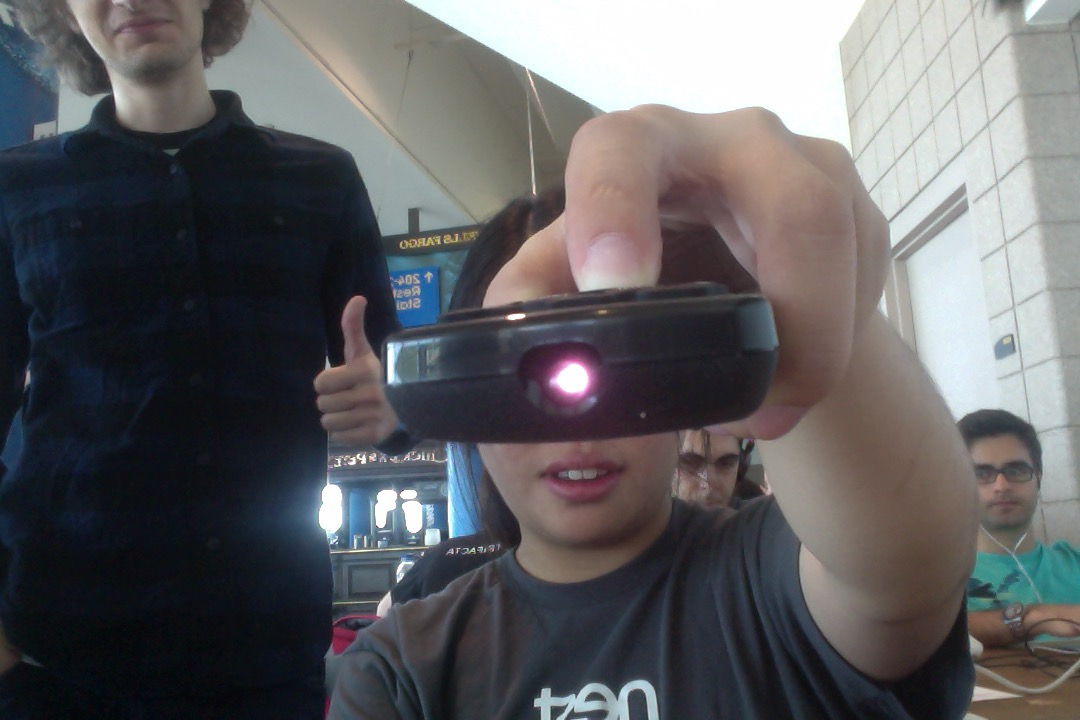
#> input picture pennapps/led.jpg, 1080 x 720 px, given in place of the camera
$ python application.py   (Python 2 division)
#> lines starting #> are read from the running program, lines starting #| are printed output that depends on the picture; after the words box and inside, x2 and y2 are one past the last pixel; in counts of white or black regions, pixels touching at a corner belong together
import cv2
import numpy as np
from gestures import gesture
import cv2.cv as cv
import Queue

from subprocess import check_output
import re

# from volume import Volume
def get_volume():
    regex = 'output volume:([0-9]*)'
    a = check_output(["osascript", "-e", "get volume settings"])
    vol = re.search(regex, a).group(1)
    print vol
    return int(vol)

def set_volume(volume):
    a = check_output(["osascript", "-e", "set volume output volume %i" % volume])

def gestureRecognize():
    cap = cv2.VideoCapture(0)

    gesture_cache = []
    lag = 0
    while(1):
        lag += 1
        if lag > 10 and len(gesture_cache) > 0:
            # flush the gesture
            g = gesture.lookup(gesture_cache)
            print g
            if g == "up":
                set_volume(get_volume() + 5)
            elif g == "down":
                set_volume(get_volume() - 5)

            gesture_cache = []
        # Take each frame
        _, frame = cap.read()
#> frame is the input picture: shape (720, 1080, 3); mean B, G, R 97.9, 95.6, 96
        # frame = cv2.imread('led.jpg')
        frame = cv2.flip(frame,1)
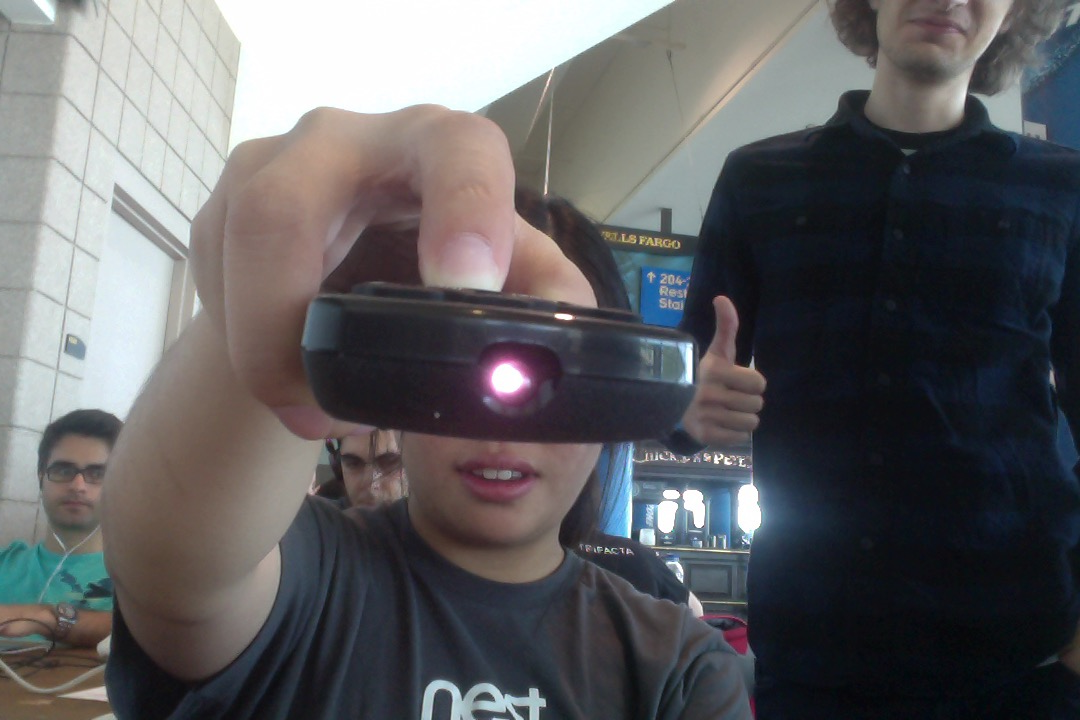
#> frame: shape (720, 1080, 3); mean B, G, R 97.9, 95.6, 96

        # Convert BGR to HSV
        hsv = cv2.cvtColor(frame, cv2.COLOR_BGR2HSV)
#> hsv: shape (720, 1080, 3); mean H, S, V 79.2, 59.8, 105


        pink = np.uint8([[[186, 109, 199]]])
        # define range of pink color in HSV
        hsv_pink = cv2.cvtColor(pink, cv2.COLOR_BGR2HSV)[0][0]

        lower = np.array([hsv_pink[0]-20, 100, 100])
        upper = np.array([hsv_pink[0] + 5, 255, 255])

        #define range of white when looking inside? (not currently used)
        lw = np.array([0,0,0], dtype=np.uint8)
        uw = np.array([255,255,50], dtype=np.uint8)

        # Threshold the HSV image to get only pink color
        mask = cv2.inRange(hsv, lower, upper)
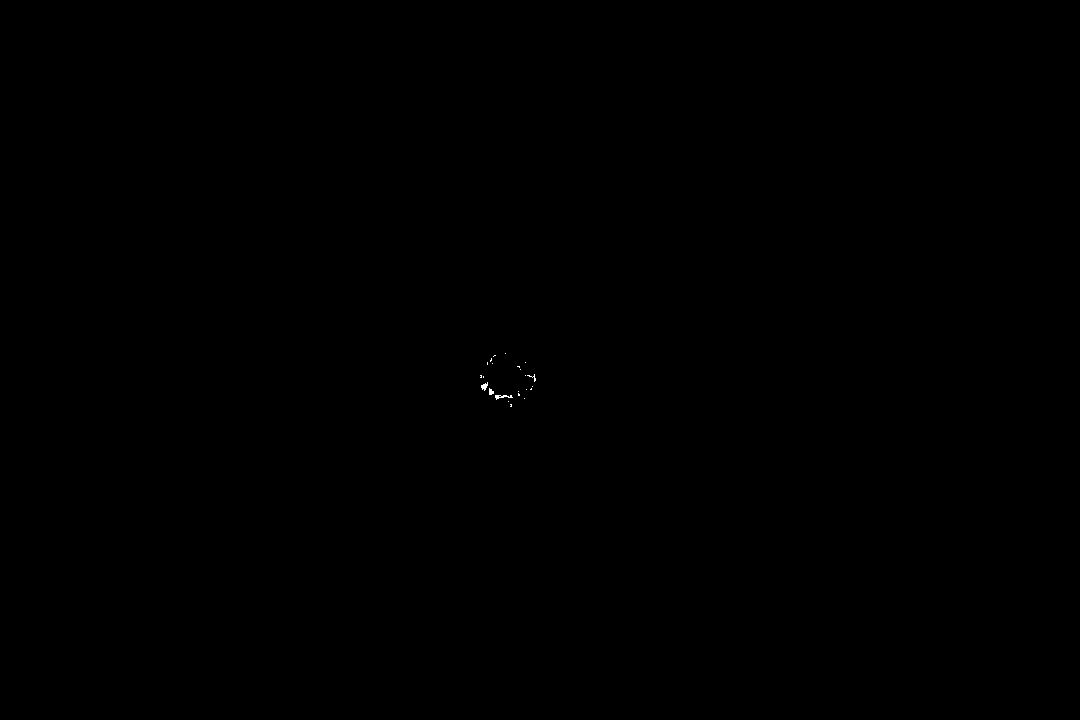
#> mask: shape (720, 1080); 0.02% white in thin lines or dots, all inside (x1, y1, x2, y2) = (480, 353, 536, 407)
    #
        # Bitwise-AND mask and original image
        res = cv2.bitwise_and(frame,frame, mask= mask)

        centres = []
        contours, hierarchy = cv2.findContours(mask.copy(),cv2.RETR_TREE,cv2.CHAIN_APPROX_SIMPLE)
#> contours = 24 contours, 22 with area under 20; largest, box (x1, y1, x2, y2) and area: (495, 395, 513, 400) 26, (481, 382, 488, 391) 23
        maxcontour = (0, None)
        for idx, contour in enumerate(contours):
            area = cv2.contourArea(contour)
            if area > maxcontour[0]:
                maxcontour = (area, contour)
#> this loop made 24 passes
#> area on passes 4, 12: 25.5, 23
#> after the loop, maxcontour = 2 items, first 2: 25.5, contour of 24 points, box (x1, y1, x2, y2) (495, 395, 513, 400), area 26
        cv2.imshow('frame',frame)
        cv2.imshow('mask',mask)
        cv2.imshow('res', res)


#> (the run stopped early here; a loop or call above may not have finished)
